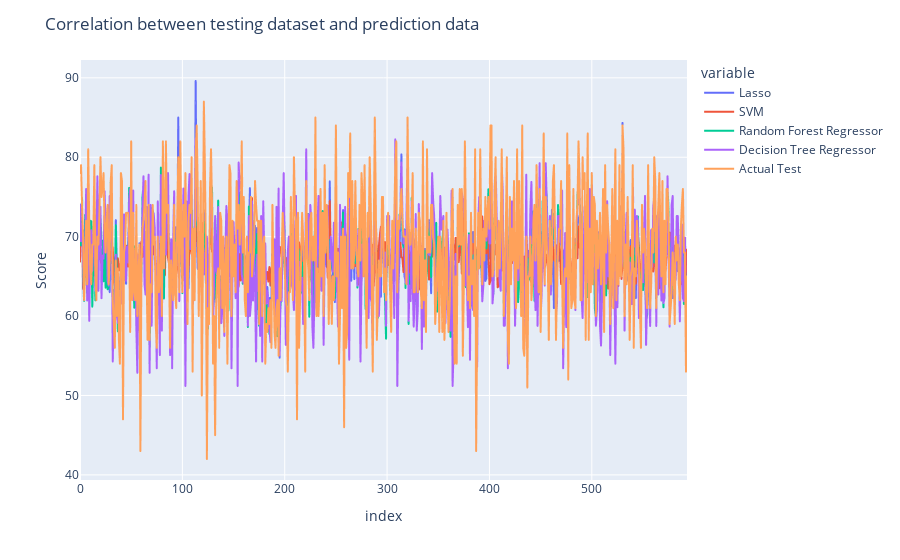

Notebook source saved alongside this figure:
### Markdown cell above
### Correlation between actual test and prediction data

### Code cell
tests_df = pd.DataFrame(np.array(tests + [y_test]).T, columns = models + ['Actual Test'])

fig = px.line(tests_df)

fig.update_layout(
    yaxis_title = 'Score',
    title = 'Correlation between testing dataset and prediction data'
)

fig.show()

fig.write_html("./figures/correlation_actual_predict.html")

### Figure 1 — Plotly figure (JSON) as saved in the notebook; plotly's stock layout.template omitted (floating-point values rounded to 4 significant figures; data arrays with more than 128 entries replaced by an {"elided": "..."} marker saying what was removed)
{"data": [{"hovertemplate": "variable=Lasso<br>index=%{x}<br>value=%{y}<extra></extra>", "legendgroup": "Lasso", "line": {"color": "#636efa", "dash": "solid"}, "marker": {"symbol": "circle"}, "mode": "lines", "name": "Lasso", "showlegend": true, "type": "scattergl", "x": {"elided": "594 int values"}, "xaxis": "x", "y": {"elided": "594 float values"}, "yaxis": "y"}, {"hovertemplate": "variable=SVM<br>index=%{x}<br>value=%{y}<extra></extra>", "legendgroup": "SVM", "line": {"color": "#EF553B", "dash": "solid"}, "marker": {"symbol": "circle"}, "mode": "lines", "name": "SVM", "showlegend": true, "type": "scattergl", "x": {"elided": "594 int values"}, "xaxis": "x", "y": {"elided": "594 float values"}, "yaxis": "y"}, {"hovertemplate": "variable=Random Forest Regressor<br>index=%{x}<br>value=%{y}<extra></extra>", "legendgroup": "Random Forest Regressor", "line": {"color": "#00cc96", "dash": "solid"}, "marker": {"symbol": "circle"}, "mode": "lines", "name": "Random Forest Regressor", "showlegend": true, "type": "scattergl", "x": {"elided": "594 int values"}, "xaxis": "x", "y": {"elided": "594 float values"}, "yaxis": "y"}, {"hovertemplate": "variable=Decision Tree Regressor<br>index=%{x}<br>value=%{y}<extra></extra>", "legendgroup": "Decision Tree Regressor", "line": {"color": "#ab63fa", "dash": "solid"}, "marker": {"symbol": "circle"}, "mode": "lines", "name": "Decision Tree Regressor", "showlegend": true, "type": "scattergl", "x": {"elided": "594 int values"}, "xaxis": "x", "y": {"elided": "594 float values"}, "yaxis": "y"}, {"hovertemplate": "variable=Actual Test<br>index=%{x}<br>value=%{y}<extra></extra>", "legendgroup": "Actual Test", "line": {"color": "#FFA15A", "dash": "solid"}, "marker": {"symbol": "circle"}, "mode": "lines", "name": "Actual Test", "showlegend": true, "type": "scattergl", "x": {"elided": "594 int values"}, "xaxis": "x", "y": {"elided": "594 int values"}, "yaxis": "y"}], "layout": {"legend": {"title": {"text": "variable"}, "tracegroupgap": 0}, "margin": {"t": 60}, "title": {"text": "Correlation between testing dataset and prediction data"}, "xaxis": {"anchor": "y", "domain": [0, 1], "title": {"text": "index"}}, "yaxis": {"anchor": "x", "domain": [0, 1], "title": {"text": "Score"}}}}
